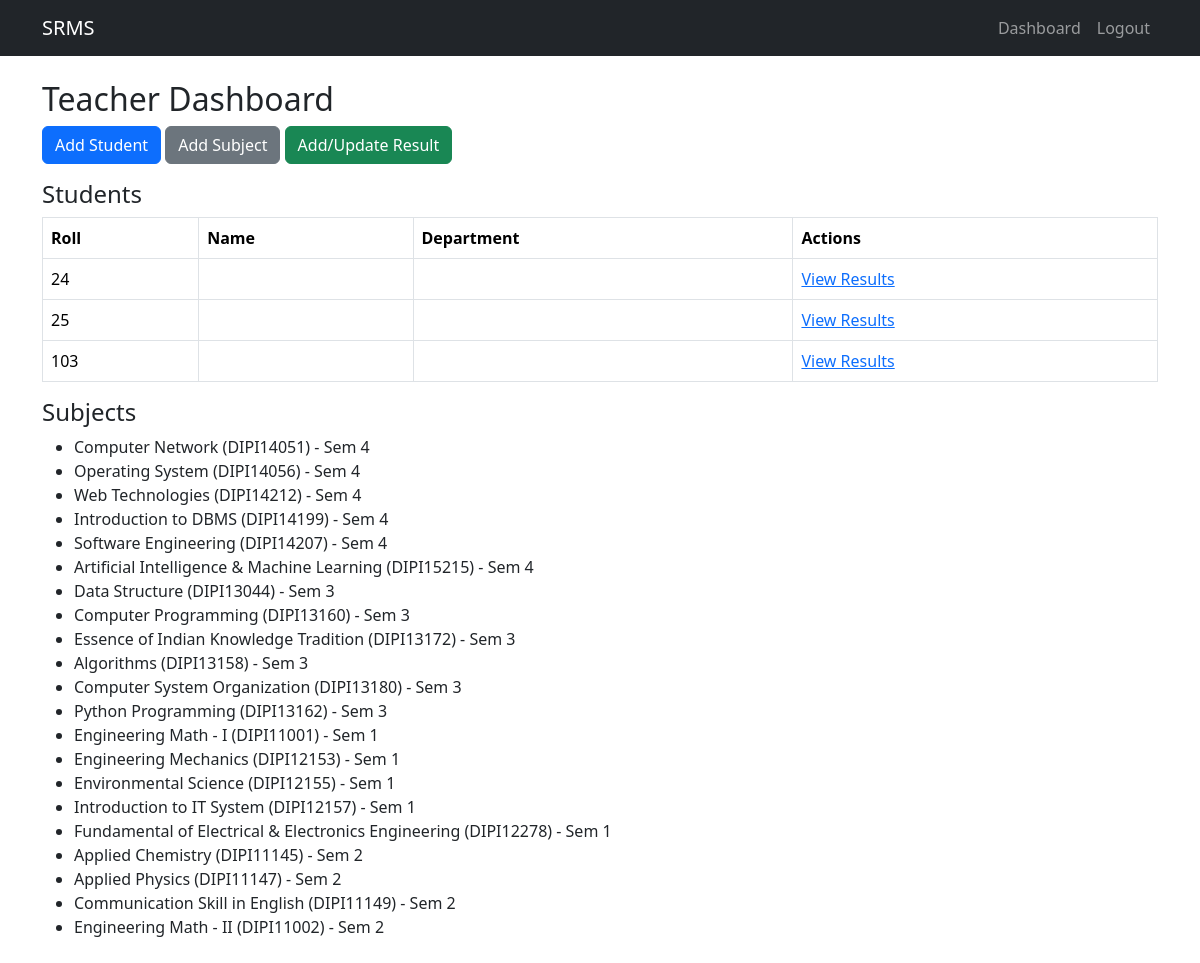
Screenshot of /results/teacher/dashboard/ (signed in) with the database file from the repository.
### students/models.py (models this page shows, shortened)
class Student(models.Model):
    user = models.OneToOneField(User, on_delete=models.CASCADE)
    full_name = models.CharField(max_length=200, default='Unknown Student')
    roll_no = models.CharField(max_length=50, unique=True)
    enrollment_no = models.CharField(max_length=20, default='ENR001', unique=True)
    course = models.CharField(max_length=100)
    duration = models.PositiveSmallIntegerField(default=4)
    semester = models.PositiveSmallIntegerField(default=1)
    image = models.ImageField(upload_to='student_images/', blank=True, null=True)

### results/models.py (models this page shows, shortened)
class Subject(models.Model):
    name = models.CharField(max_length=200)
    code = models.CharField(max_length=50, unique=True)
    semester = models.PositiveSmallIntegerField(default=1)

### results/views.py (the view)
# urls.py: path('teacher/dashboard/', views.teacher_dashboard, name='teacher_dashboard'),
@login_required
def teacher_dashboard(request):
    subjects = Subject.objects.all()
    students = Student.objects.all()
    return render(request, 'teacher_dashboard.html', {'subjects': subjects, 'students': students})

### templates/teacher_dashboard.html
{% extends 'base.html' %}
{% block content %}
<h2>Teacher Dashboard</h2>
<div class="mb-3">
  <a href="{% url 'add_student' %}" class="btn btn-primary">Add Student</a>
  <a href="{% url 'add_subject' %}" class="btn btn-secondary">Add Subject</a>
  <a href="{% url 'add_result' %}" class="btn btn-success">Add/Update Result</a>
</div>
<h4>Students</h4>
<table class="table table-bordered">
  <thead><tr><th>Roll</th><th>Name</th><th>Department</th><th>Actions</th></tr></thead>
  <tbody>
    {% for s in students %}
      <tr>
        <td>{{ s.roll_no }}</td>
        <td>{{ s.user.get_full_name }}</td>
        <td>{{ s.department }}</td>
        <td><a href="{% url 'result_detail' s.pk %}">View Results</a></td>
      </tr>
    {% empty %}
      <tr><td colspan="4">No students yet</td></tr>
    {% endfor %}
  </tbody>
</table>
<h4>Subjects</h4>
<ul>
  {% for sub in subjects %}
    <li>{{ sub.name }} ({{ sub.code }}) - Sem {{ sub.semester }}</li>
  {% empty %}
    <li>No subjects yet</li>
  {% endfor %}
</ul>
{% endblock %}

### templates/base.html (shortened to what this page needs)
<!doctype html>
<html>
<head>
  <link href="https://cdn.jsdelivr.net/npm/bootstrap@5.3.2/dist/css/bootstrap.min.css" rel="stylesheet">
</head>
<body>
<nav class="navbar navbar-expand-lg navbar-dark bg-dark">
  <div class="container">
    <a class="navbar-brand" href="{% url 'home' %}">SRMS</a>
    <div class="collapse navbar-collapse">
      <ul class="navbar-nav ms-auto">
      {% if user.is_authenticated %}
        <li class="nav-item"><a class="nav-link" href="{% url 'dashboard' %}">Dashboard</a></li>
        <li class="nav-item"><a class="nav-link" href="{% url 'logout' %}">Logout</a></li>
      {% else %}
        <li class="nav-item"><a class="nav-link" href="{% url 'login' %}">Login</a></li>
        <li class="nav-item"><a class="nav-link" href="{% url 'register' %}">Register</a></li>
      {% endif %}
      </ul>
    </div>
  </div>
</nav>
<div class="container my-4">
  {% block content %}{% endblock %}
</div>
</body>
</html>

### rows the page displays
Student: roll_no "24"
Student: roll_no "25"
Student: roll_no "103"
Subject: name "Computer Network", code "DIPI14051", semester "4"
Subject: name "Operating System", code "DIPI14056", semester "4"
Subject: name "Web Technologies", code "DIPI14212", semester "4"
Subject: name "Introduction to DBMS", code "DIPI14199", semester "4"
Subject: name "Software Engineering", code "DIPI14207", semester "4"
Subject: name "Artificial Intelligence & Machine Learning", code "DIPI15215", semester "4"
Subject: name "Data Structure", code "DIPI13044", semester "3"
Subject: name "Computer Programming", code "DIPI13160", semester "3"
Subject: name "Essence of Indian Knowledge Tradition", code "DIPI13172", semester "3"
Subject: name "Algorithms", code "DIPI13158", semester "3"
Subject: name "Computer System Organization", code "DIPI13180", semester "3"
Subject: name "Python Programming", code "DIPI13162", semester "3"
Subject: name "Engineering Math - I", code "DIPI11001", semester "1"
Subject: name "Engineering Mechanics", code "DIPI12153", semester "1"
Subject: name "Environmental Science", code "DIPI12155", semester "1"
Subject: name "Introduction to IT System", code "DIPI12157", semester "1"
Subject: name "Fundamental of Electrical & Electronics Engineering", code "DIPI12278", semester "1"
Subject: name "Applied Chemistry", code "DIPI11145", semester "2"
Subject: name "Applied Physics", code "DIPI11147", semester "2"
Subject: name "Communication Skill in English", code "DIPI11149", semester "2"
Subject: name "Engineering Math - II", code "DIPI11002", semester "2"
